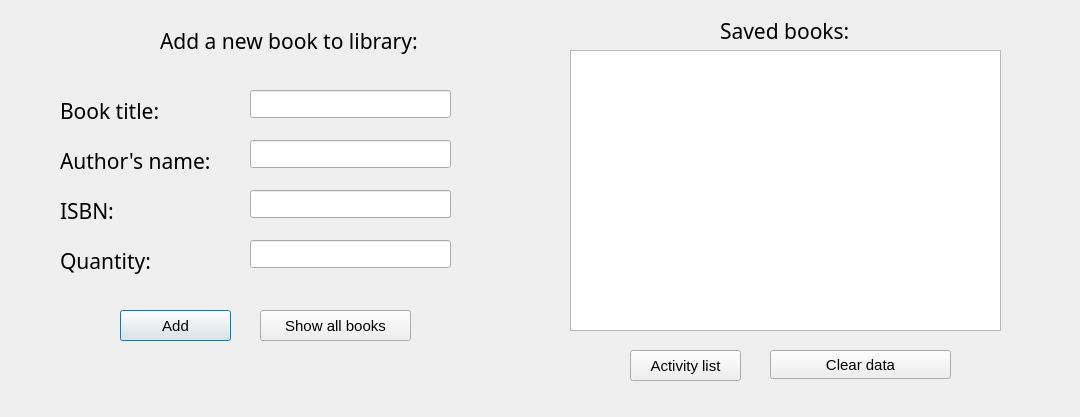
<?xml version="1.0" encoding="UTF-8"?>
<ui version="4.0">
 <class>AdminPanel</class>
 <widget class="QDialog" name="AdminPanel">
  <property name="geometry">
   <rect>
    <x>0</x>
    <y>0</y>
    <width>1080</width>
    <height>417</height>
   </rect>
  </property>
  <property name="font">
   <font>
    <pointsize>13</pointsize>
   </font>
  </property>
  <property name="windowTitle">
   <string>Widget</string>
  </property>
  <widget class="QLabel" name="label">
   <property name="geometry">
    <rect>
     <x>60</x>
     <y>90</y>
     <width>131</width>
     <height>41</height>
    </rect>
   </property>
   <property name="font">
    <font>
     <family>Javanese Text</family>
     <pointsize>16</pointsize>
    </font>
   </property>
   <property name="text">
    <string>Book title:</string>
   </property>
  </widget>
  <widget class="QLineEdit" name="txtTitle">
   <property name="geometry">
    <rect>
     <x>250</x>
     <y>90</y>
     <width>201</width>
     <height>28</height>
    </rect>
   </property>
  </widget>
  <widget class="QLabel" name="label_2">
   <property name="geometry">
    <rect>
     <x>160</x>
     <y>20</y>
     <width>361</width>
     <height>41</height>
    </rect>
   </property>
   <property name="font">
    <font>
     <family>Javanese Text</family>
     <pointsize>16</pointsize>
    </font>
   </property>
   <property name="text">
    <string>Add a new book to library:</string>
   </property>
  </widget>
  <widget class="QLabel" name="label_3">
   <property name="geometry">
    <rect>
     <x>60</x>
     <y>140</y>
     <width>221</width>
     <height>41</height>
    </rect>
   </property>
   <property name="font">
    <font>
     <family>Javanese Text</family>
     <pointsize>16</pointsize>
    </font>
   </property>
   <property name="text">
    <string>Author's name:</string>
   </property>
  </widget>
  <widget class="QLineEdit" name="txtAuthorName">
   <property name="geometry">
    <rect>
     <x>250</x>
     <y>140</y>
     <width>201</width>
     <height>28</height>
    </rect>
   </property>
  </widget>
  <widget class="QLabel" name="label_5">
   <property name="geometry">
    <rect>
     <x>60</x>
     <y>190</y>
     <width>71</width>
     <height>41</height>
    </rect>
   </property>
   <property name="font">
    <font>
     <family>Javanese Text</family>
     <pointsize>16</pointsize>
    </font>
   </property>
   <property name="text">
    <string>ISBN:</string>
   </property>
  </widget>
  <widget class="QLineEdit" name="txtISBN">
   <property name="geometry">
    <rect>
     <x>250</x>
     <y>190</y>
     <width>201</width>
     <height>28</height>
    </rect>
   </property>
  </widget>
  <widget class="QLineEdit" name="txtQuantity">
   <property name="geometry">
    <rect>
     <x>250</x>
     <y>240</y>
     <width>201</width>
     <height>28</height>
    </rect>
   </property>
  </widget>
  <widget class="QLabel" name="label_6">
   <property name="geometry">
    <rect>
     <x>60</x>
     <y>240</y>
     <width>121</width>
     <height>41</height>
    </rect>
   </property>
   <property name="font">
    <font>
     <family>Javanese Text</family>
     <pointsize>16</pointsize>
    </font>
   </property>
   <property name="text">
    <string>Quantity:</string>
   </property>
  </widget>
  <widget class="QPushButton" name="btnAddBook">
   <property name="geometry">
    <rect>
     <x>120</x>
     <y>310</y>
     <width>111</width>
     <height>31</height>
    </rect>
   </property>
   <property name="font">
    <font>
     <pointsize>11</pointsize>
    </font>
   </property>
   <property name="text">
    <string>Add</string>
   </property>
  </widget>
  <widget class="QLabel" name="label_7">
   <property name="geometry">
    <rect>
     <x>720</x>
     <y>10</y>
     <width>151</width>
     <height>41</height>
    </rect>
   </property>
   <property name="font">
    <font>
     <family>Javanese Text</family>
     <pointsize>16</pointsize>
    </font>
   </property>
   <property name="text">
    <string>Saved books:</string>
   </property>
  </widget>
  <widget class="QPushButton" name="btnShowBooks">
   <property name="geometry">
    <rect>
     <x>260</x>
     <y>310</y>
     <width>151</width>
     <height>31</height>
    </rect>
   </property>
   <property name="font">
    <font>
     <pointsize>11</pointsize>
    </font>
   </property>
   <property name="text">
    <string>Show all books</string>
   </property>
  </widget>
  <widget class="QPushButton" name="btnDelete">
   <property name="geometry">
    <rect>
     <x>770</x>
     <y>350</y>
     <width>181</width>
     <height>29</height>
    </rect>
   </property>
   <property name="font">
    <font>
     <pointsize>11</pointsize>
    </font>
   </property>
   <property name="text">
    <string>Clear data</string>
   </property>
  </widget>
  <widget class="QListWidget" name="listAllBooks">
   <property name="geometry">
    <rect>
     <x>570</x>
     <y>50</y>
     <width>431</width>
     <height>281</height>
    </rect>
   </property>
  </widget>
  <widget class="QPushButton" name="btnList">
   <property name="geometry">
    <rect>
     <x>630</x>
     <y>350</y>
     <width>111</width>
     <height>31</height>
    </rect>
   </property>
   <property name="font">
    <font>
     <pointsize>11</pointsize>
    </font>
   </property>
   <property name="text">
    <string>Activity list</string>
   </property>
  </widget>
 </widget>
 <resources/>
 <connections/>
</ui>
